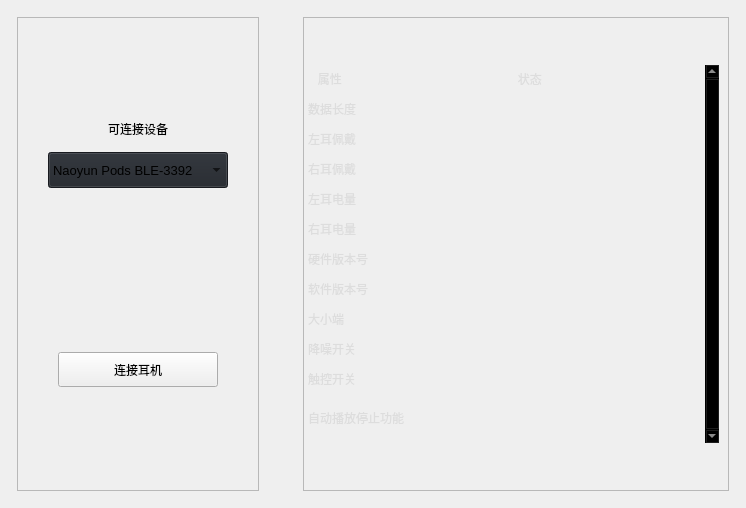
                     <widget class="QWidget" name="page1">
                      <property name="sizePolicy">
                       <sizepolicy hsizetype="Fixed" vsizetype="Fixed">
                        <horstretch>0</horstretch>
                        <verstretch>0</verstretch>
                       </sizepolicy>
                      </property>
                      <layout class="QHBoxLayout" name="horizontalLayout_6" stretch="3,0,8">
                       <property name="spacing">
                        <number>4</number>
                       </property>
                       <property name="leftMargin">
                        <number>17</number>
                       </property>
                       <property name="topMargin">
                        <number>17</number>
                       </property>
                       <property name="rightMargin">
                        <number>17</number>
                       </property>
                       <property name="bottomMargin">
                        <number>17</number>
                       </property>
                       <item>
                        <widget class="QFrame" name="l_connect_ble">
                         <property name="frameShape">
                          <enum>QFrame::Shape::StyledPanel</enum>
                         </property>
                         <property name="frameShadow">
                          <enum>QFrame::Shadow::Raised</enum>
                         </property>
                         <property name="midLineWidth">
                          <number>0</number>
                         </property>
                         <layout class="QVBoxLayout" name="verticalLayout_20" stretch="6,2,3,10,3,6">
                          <property name="spacing">
                           <number>8</number>
                          </property>
                          <property name="sizeConstraint">
                           <enum>QLayout::SizeConstraint::SetMinimumSize</enum>
                          </property>
                          <property name="leftMargin">
                           <number>30</number>
                          </property>
                          <property name="topMargin">
                           <number>1</number>
                          </property>
                          <property name="rightMargin">
                           <number>30</number>
                          </property>
                          <item>
                           <spacer name="verticalSpacer">
                            <property name="orientation">
                             <enum>Qt::Orientation::Vertical</enum>
                            </property>
                            <property name="sizeHint" stdset="0">
                             <size>
                              <width>20</width>
                              <height>40</height>
                             </size>
                            </property>
                           </spacer>
                          </item>
                          <item alignment="Qt::AlignmentFlag::AlignHCenter">
                           <widget class="QLabel" name="label">
                            <property name="sizePolicy">
                             <sizepolicy hsizetype="Preferred" vsizetype="Preferred">
                              <horstretch>0</horstretch>
                              <verstretch>0</verstretch>
                             </sizepolicy>
                            </property>
                            <property name="text">
                             <string>可连接设备</string>
                            </property>
                           </widget>
                          </item>
                          <item>
                           <layout class="QHBoxLayout" name="horizontalLayout_8">
                            <property name="spacing">
                             <number>0</number>
                            </property>
                            <property name="leftMargin">
                             <number>0</number>
                            </property>
                            <item>
                             <widget class="QComboBox" name="btn_select_ble">
                              <property name="sizePolicy">
                               <sizepolicy hsizetype="Expanding" vsizetype="Fixed">
                                <horstretch>0</horstretch>
                                <verstretch>0</verstretch>
                               </sizepolicy>
                              </property>
                              <property name="minimumSize">
                               <size>
                                <width>180</width>
                                <height>36</height>
                               </size>
                              </property>
                              <property name="maximumSize">
                               <size>
                                <width>123456</width>
                                <height>36</height>
                               </size>
                              </property>
                              <property name="font">
                               <font>
                                <family>Segoe UI</family>
                                <pointsize>10</pointsize>
                                <italic>false</italic>
                                <bold>false</bold>
                               </font>
                              </property>
                              <property name="autoFillBackground">
                               <bool>false</bool>
                              </property>
                              <property name="styleSheet">
                               <string notr="true">background-color: rgb(33, 37, 43);</string>
                              </property>
                              <property name="iconSize">
                               <size>
                                <width>16</width>
                                <height>16</height>
                               </size>
                              </property>
                              <property name="frame">
                               <bool>true</bool>
                              </property>
                              <item>
                               <property name="text">
                                <string>Naoyun Pods BLE-3392</string>
                               </property>
                              </item>
                              <item>
                               <property name="text">
                                <string>Naoyun Pods BLE-3393</string>
                               </property>
                              </item>
                              <item>
                               <property name="text">
                                <string>Naoyun Pods BLE-3394</string>
                               </property>
                              </item>
                             </widget>
                            </item>
                           </layout>
                          </item>
                          <item>
                           <spacer name="verticalSpacer_2">
                            <property name="orientation">
                             <enum>Qt::Orientation::Vertical</enum>
                            </property>
                            <property name="sizeHint" stdset="0">
                             <size>
                              <width>20</width>
                              <height>40</height>
                             </size>
                            </property>
                           </spacer>
                          </item>
                          <item>
                           <layout class="QHBoxLayout" name="horizontalLayout_7">
                            <property name="spacing">
                             <number>10</number>
                            </property>
                            <item>
                             <widget class="QPushButton" name="btn_connect_ble">
                              <property name="sizePolicy">
                               <sizepolicy hsizetype="Fixed" vsizetype="Fixed">
                                <horstretch>0</horstretch>
                                <verstretch>0</verstretch>
                               </sizepolicy>
                              </property>
                              <property name="minimumSize">
                               <size>
                                <width>160</width>
                                <height>35</height>
                               </size>
                              </property>
                              <property name="maximumSize">
                               <size>
                                <width>160</width>
                                <height>35</height>
                               </size>
                              </property>
                              <property name="text">
                               <string>连接耳机</string>
                              </property>
                             </widget>
                            </item>
                           </layout>
                          </item>
                          <item>
                           <spacer name="verticalSpacer_3">
                            <property name="orientation">
                             <enum>Qt::Orientation::Vertical</enum>
                            </property>
                            <property name="sizeHint" stdset="0">
                             <size>
                              <width>20</width>
                              <height>40</height>
                             </size>
                            </property>
                           </spacer>
                          </item>
                         </layout>
                        </widget>
                       </item>
                       <item>
                        <spacer name="horizontalSpacer">
                         <property name="orientation">
                          <enum>Qt::Orientation::Horizontal</enum>
                         </property>
                         <property name="sizeHint" stdset="0">
                          <size>
                           <width>40</width>
                           <height>20</height>
                          </size>
                         </property>
                        </spacer>
                       </item>
                       <item>
                        <widget class="QFrame" name="verticalFrame">
                         <property name="frameShape">
                          <enum>QFrame::Shape::StyledPanel</enum>
                         </property>
                         <property name="frameShadow">
                          <enum>QFrame::Shadow::Raised</enum>
                         </property>
                         <layout class="QVBoxLayout" name="verticalLayout_23" stretch="1,10,1">
                          <property name="leftMargin">
                           <number>1</number>
                          </property>
                          <item>
                           <spacer name="verticalSpacer_4">
                            <property name="orientation">
                             <enum>Qt::Orientation::Vertical</enum>
                            </property>
                            <property name="sizeHint" stdset="0">
                             <size>
                              <width>20</width>
                              <height>40</height>
                             </size>
                            </property>
                           </spacer>
                          </item>
                          <item>
                           <widget class="QTableWidget" name="tableWidget_2">
                            <property name="sizePolicy">
                             <sizepolicy hsizetype="Expanding" vsizetype="Expanding">
                              <horstretch>0</horstretch>
                              <verstretch>0</verstretch>
                             </sizepolicy>
                            </property>
                            <property name="palette">
                             <palette>
                              <active>
                               <colorrole role="WindowText">
                                <brush brushstyle="SolidPattern">
                                 <color alpha="255">
                                  <red>221</red>
                                  <green>221</green>
                                  <blue>221</blue>
                                 </color>
                                </brush>
                               </colorrole>
                               <colorrole role="Button">
                                <brush brushstyle="SolidPattern">
                                 <color alpha="0">
                                  <red>0</red>
                                  <green>0</green>
                                  <blue>0</blue>
                                 </color>
                                </brush>
                               </colorrole>
                               <colorrole role="Text">
                                <brush brushstyle="SolidPattern">
                                 <color alpha="255">
                                  <red>221</red>
                                  <green>221</green>
                                  <blue>221</blue>
                                 </color>
                                </brush>
                               </colorrole>
                               <colorrole role="ButtonText">
                                <brush brushstyle="SolidPattern">
                                 <color alpha="255">
                                  <red>221</red>
                                  <green>221</green>
                                  <blue>221</blue>
                                 </color>
                                </brush>
                               </colorrole>
                               <colorrole role="Base">
                                <brush brushstyle="NoBrush">
                                 <color alpha="255">
                                  <red>0</red>
                                  <green>0</green>
                                  <blue>0</blue>
                                 </color>
                                </brush>
                               </colorrole>
                               <colorrole role="Window">
                                <brush brushstyle="SolidPattern">
                                 <color alpha="0">
                                  <red>0</red>
                                  <green>0</green>
                                  <blue>0</blue>
                                 </color>
                                </brush>
                               </colorrole>
                               <colorrole role="PlaceholderText">
                                <brush brushstyle="SolidPattern">
                                 <color alpha="128">
                                  <red>221</red>
                                  <green>221</green>
                                  <blue>221</blue>
                                 </color>
                                </brush>
                               </colorrole>
                              </active>
                              <inactive>
                               <colorrole role="WindowText">
                                <brush brushstyle="SolidPattern">
                                 <color alpha="255">
                                  <red>221</red>
                                  <green>221</green>
                                  <blue>221</blue>
                                 </color>
                                </brush>
                               </colorrole>
                               <colorrole role="Button">
                                <brush brushstyle="SolidPattern">
                                 <color alpha="0">
                                  <red>0</red>
                                  <green>0</green>
                                  <blue>0</blue>
                                 </color>
                                </brush>
                               </colorrole>
                               <colorrole role="Text">
                                <brush brushstyle="SolidPattern">
                                 <color alpha="255">
                                  <red>221</red>
                                  <green>221</green>
                                  <blue>221</blue>
                                 </color>
                                </brush>
                               </colorrole>
                               <colorrole role="ButtonText">
                                <brush brushstyle="SolidPattern">
                                 <color alpha="255">
                                  <red>221</red>
                                  <green>221</green>
                                  <blue>221</blue>
                                 </color>
                                </brush>
                               </colorrole>
                               <colorrole role="Base">
                                <brush brushstyle="NoBrush">
                                 <color alpha="255">
                                  <red>0</red>
                                  <green>0</green>
                                  <blue>0</blue>
                                 </color>
                                </brush>
                               </colorrole>
                               <colorrole role="Window">
                                <brush brushstyle="SolidPattern">
                                 <color alpha="0">
                                  <red>0</red>
                                  <green>0</green>
                                  <blue>0</blue>
                                 </color>
                                </brush>
                               </colorrole>
                               <colorrole role="PlaceholderText">
                                <brush brushstyle="SolidPattern">
                                 <color alpha="128">
                                  <red>221</red>
                                  <green>221</green>
                                  <blue>221</blue>
                                 </color>
                                </brush>
                               </colorrole>
                              </inactive>
                              <disabled>
                               <colorrole role="WindowText">
                                <brush brushstyle="SolidPattern">
                                 <color alpha="255">
                                  <red>221</red>
                                  <green>221</green>
                                  <blue>221</blue>
                                 </color>
                                </brush>
                               </colorrole>
                               <colorrole role="Button">
                                <brush brushstyle="SolidPattern">
                                 <color alpha="0">
                                  <red>0</red>
                                  <green>0</green>
                                  <blue>0</blue>
                                 </color>
                                </brush>
                               </colorrole>
                               <colorrole role="Text">
                                <brush brushstyle="SolidPattern">
                                 <color alpha="255">
                                  <red>221</red>
                                  <green>221</green>
                                  <blue>221</blue>
                                 </color>
                                </brush>
                               </colorrole>
                               <colorrole role="ButtonText">
                                <brush brushstyle="SolidPattern">
                                 <color alpha="255">
                                  <red>221</red>
                                  <green>221</green>
                                  <blue>221</blue>
                                 </color>
                                </brush>
                               </colorrole>
                               <colorrole role="Base">
                                <brush brushstyle="NoBrush">
                                 <color alpha="255">
                                  <red>0</red>
                                  <green>0</green>
                                  <blue>0</blue>
                                 </color>
                                </brush>
                               </colorrole>
                               <colorrole role="Window">
                                <brush brushstyle="SolidPattern">
                                 <color alpha="0">
                                  <red>0</red>
                                  <green>0</green>
                                  <blue>0</blue>
                                 </color>
                                </brush>
                               </colorrole>
                               <colorrole role="PlaceholderText">
                                <brush brushstyle="SolidPattern">
                                 <color alpha="128">
                                  <red>221</red>
                                  <green>221</green>
                                  <blue>221</blue>
                                 </color>
                                </brush>
                               </colorrole>
                              </disabled>
                             </palette>
                            </property>
                            <property name="frameShape">
                             <enum>QFrame::Shape::NoFrame</enum>
                            </property>
                            <property name="verticalScrollBarPolicy">
                             <enum>Qt::ScrollBarPolicy::ScrollBarAlwaysOn</enum>
                            </property>
                            <property name="sizeAdjustPolicy">
                             <enum>QAbstractScrollArea::SizeAdjustPolicy::AdjustToContents</enum>
                            </property>
                            <property name="editTriggers">
                             <set>QAbstractItemView::EditTrigger::NoEditTriggers</set>
                            </property>
                            <property name="selectionMode">
                             <enum>QAbstractItemView::SelectionMode::SingleSelection</enum>
                            </property>
                            <property name="selectionBehavior">
                             <enum>QAbstractItemView::SelectionBehavior::SelectRows</enum>
                            </property>
                            <property name="showGrid">
                             <bool>true</bool>
                            </property>
                            <property name="gridStyle">
                             <enum>Qt::PenStyle::SolidLine</enum>
                            </property>
                            <property name="sortingEnabled">
                             <bool>false</bool>
                            </property>
                            <attribute name="horizontalHeaderVisible">
                             <bool>false</bool>
                            </attribute>
                            <attribute name="horizontalHeaderCascadingSectionResizes">
                             <bool>true</bool>
                            </attribute>
                            <attribute name="horizontalHeaderDefaultSectionSize">
                             <number>200</number>
                            </attribute>
                            <attribute name="horizontalHeaderStretchLastSection">
                             <bool>true</bool>
                            </attribute>
                            <attribute name="verticalHeaderVisible">
                             <bool>false</bool>
                            </attribute>
                            <attribute name="verticalHeaderCascadingSectionResizes">
                             <bool>false</bool>
                            </attribute>
                            <attribute name="verticalHeaderHighlightSections">
                             <bool>false</bool>
                            </attribute>
                            <attribute name="verticalHeaderStretchLastSection">
                             <bool>true</bool>
                            </attribute>
                            <row>
                             <property name="text">
                              <string>New Row</string>
                             </property>
                             <property name="font">
                              <font>
                               <family>Segoe UI</family>
                              </font>
                             </property>
                            </row>
                            <row>
                             <property name="text">
                              <string>New Row</string>
                             </property>
                            </row>
                            <row>
                             <property name="text">
                              <string>New Row</string>
                             </property>
                            </row>
                            <row>
                             <property name="text">
                              <string>New Row</string>
                             </property>
                            </row>
                            <row>
                             <property name="text">
                              <string>New Row</string>
                             </property>
                            </row>
                            <row>
                             <property name="text">
                              <string>New Row</string>
                             </property>
                            </row>
                            <row>
                             <property name="text">
                              <string>New Row</string>
                             </property>
                            </row>
                            <row>
                             <property name="text">
                              <string>New Row</string>
                             </property>
                            </row>
                            <row>
                             <property name="text">
                              <string>New Row</string>
                             </property>
                            </row>
                            <row>
                             <property name="text">
                              <string>New Row</string>
                             </property>
                            </row>
                            <row>
                             <property name="text">
                              <string>New Row</string>
                             </property>
                            </row>
                            <row>
                             <property name="text">
                              <string>New Row</string>
                             </property>
                            </row>
                            <column>
                             <property name="text">
                              <string>0</string>
                             </property>
                            </column>
                            <column>
                             <property name="text">
                              <string>1</string>
                             </property>
                            </column>
                            <item row="0" column="0">
                             <property name="text">
                              <string>   属性</string>
                             </property>
                            </item>
                            <item row="0" column="1">
                             <property name="text">
                              <string>   状态</string>
                             </property>
                            </item>
                            <item row="1" column="0">
                             <property name="text">
                              <string>数据长度</string>
                             </property>
                            </item>
                            <item row="2" column="0">
                             <property name="text">
                              <string>左耳佩戴</string>
                             </property>
                            </item>
                            <item row="3" column="0">
                             <property name="text">
                              <string>右耳佩戴</string>
                             </property>
                            </item>
                            <item row="4" column="0">
                             <property name="text">
                              <string>左耳电量</string>
                             </property>
                            </item>
                            <item row="5" column="0">
                             <property name="text">
                              <string>右耳电量</string>
                             </property>
                            </item>
                            <item row="6" column="0">
                             <property name="text">
                              <string>硬件版本号</string>
                             </property>
                            </item>
                            <item row="7" column="0">
                             <property name="text">
                              <string>软件版本号</string>
                             </property>
                            </item>
                            <item row="8" column="0">
                             <property name="text">
                              <string>大小端</string>
                             </property>
                            </item>
                            <item row="9" column="0">
                             <property name="text">
                              <string>降噪开关</string>
                             </property>
                            </item>
                            <item row="10" column="0">
                             <property name="text">
                              <string>触控开关</string>
                             </property>
                            </item>
                            <item row="11" column="0">
                             <property name="text">
                              <string>自动播放停止功能</string>
                             </property>
                            </item>
                           </widget>
                          </item>
                          <item>
                           <spacer name="verticalSpacer_5">
                            <property name="orientation">
                             <enum>Qt::Orientation::Vertical</enum>
                            </property>
                            <property name="sizeHint" stdset="0">
                             <size>
                              <width>20</width>
                              <height>40</height>
                             </size>
                            </property>
                           </spacer>
                          </item>
                         </layout>
                        </widget>
                       </item>
                      </layout>
                     </widget>
